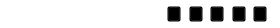
<?xml version="1.0" encoding="UTF-8"?>
<ui version="4.0">
 <class>songListItem</class>
 <widget class="QWidget" name="songListItem">
  <property name="geometry">
   <rect>
    <x>0</x>
    <y>0</y>
    <width>280</width>
    <height>28</height>
   </rect>
  </property>
  <property name="minimumSize">
   <size>
    <width>0</width>
    <height>28</height>
   </size>
  </property>
  <property name="maximumSize">
   <size>
    <width>16777215</width>
    <height>28</height>
   </size>
  </property>
  <property name="windowTitle">
   <string>Form</string>
  </property>
  <property name="styleSheet">
   <string notr="true">*
{
background-color: transparent;
}</string>
  </property>
  <layout class="QVBoxLayout" name="verticalLayout">
   <property name="spacing">
    <number>1</number>
   </property>
   <property name="leftMargin">
    <number>1</number>
   </property>
   <property name="topMargin">
    <number>1</number>
   </property>
   <property name="rightMargin">
    <number>1</number>
   </property>
   <property name="bottomMargin">
    <number>1</number>
   </property>
   <item>
    <layout class="QHBoxLayout" name="horizontalLayout_2">
     <property name="spacing">
      <number>0</number>
     </property>
     <item>
      <widget class="QStackedWidget" name="stackedWidget_add">
       <property name="minimumSize">
        <size>
         <width>26</width>
         <height>26</height>
        </size>
       </property>
       <property name="maximumSize">
        <size>
         <width>26</width>
         <height>26</height>
        </size>
       </property>
       <property name="currentIndex">
        <number>1</number>
       </property>
       <widget class="QWidget" name="pageadd1">
        <layout class="QVBoxLayout" name="verticalLayout_2">
         <property name="spacing">
          <number>0</number>
         </property>
         <property name="leftMargin">
          <number>0</number>
         </property>
         <property name="topMargin">
          <number>0</number>
         </property>
         <property name="rightMargin">
          <number>0</number>
         </property>
         <property name="bottomMargin">
          <number>0</number>
         </property>
         <item>
          <widget class="QPushButton" name="pushButton_add">
           <property name="minimumSize">
            <size>
             <width>16</width>
             <height>16</height>
            </size>
           </property>
           <property name="maximumSize">
            <size>
             <width>16</width>
             <height>16</height>
            </size>
           </property>
           <property name="styleSheet">
            <string notr="true">QPushButton
{
border-image: url(:/images/player/player_itemlist_add.png);
background-color: transparent;
}</string>
           </property>
           <property name="text">
            <string/>
           </property>
          </widget>
         </item>
        </layout>
       </widget>
       <widget class="QWidget" name="pageadd2">
        <layout class="QVBoxLayout" name="verticalLayout_3">
         <property name="spacing">
          <number>0</number>
         </property>
         <property name="leftMargin">
          <number>0</number>
         </property>
         <property name="topMargin">
          <number>0</number>
         </property>
         <property name="rightMargin">
          <number>0</number>
         </property>
         <property name="bottomMargin">
          <number>0</number>
         </property>
         <item>
          <widget class="QLabel" name="label_type">
           <property name="minimumSize">
            <size>
             <width>16</width>
             <height>16</height>
            </size>
           </property>
           <property name="maximumSize">
            <size>
             <width>16</width>
             <height>16</height>
            </size>
           </property>
           <property name="styleSheet">
            <string notr="true"/>
           </property>
           <property name="text">
            <string/>
           </property>
          </widget>
         </item>
        </layout>
       </widget>
      </widget>
     </item>
     <item>
      <widget class="QPushButton" name="pushButton_sname">
       <property name="minimumSize">
        <size>
         <width>130</width>
         <height>26</height>
        </size>
       </property>
       <property name="maximumSize">
        <size>
         <width>16777215</width>
         <height>26</height>
        </size>
       </property>
       <property name="styleSheet">
        <string notr="true">QPushButton
{
border: none;
color: rgb(187, 190, 191);
text-align: left;
background-color: transparent;
}

QPushButton:hover
{
color: rgb(34, 131, 220);
}</string>
       </property>
       <property name="text">
        <string/>
       </property>
      </widget>
     </item>
     <item>
      <widget class="QStackedWidget" name="stackedWidget_ctrl">
       <property name="minimumSize">
        <size>
         <width>120</width>
         <height>26</height>
        </size>
       </property>
       <property name="maximumSize">
        <size>
         <width>120</width>
         <height>26</height>
        </size>
       </property>
       <property name="currentIndex">
        <number>0</number>
       </property>
       <widget class="QWidget" name="stack_page1">
        <layout class="QHBoxLayout" name="horizontalLayout">
         <property name="spacing">
          <number>0</number>
         </property>
         <property name="leftMargin">
          <number>3</number>
         </property>
         <property name="topMargin">
          <number>0</number>
         </property>
         <property name="rightMargin">
          <number>10</number>
         </property>
         <property name="bottomMargin">
          <number>0</number>
         </property>
         <item>
          <widget class="QPushButton" name="pushButton_download">
           <property name="minimumSize">
            <size>
             <width>24</width>
             <height>26</height>
            </size>
           </property>
           <property name="maximumSize">
            <size>
             <width>24</width>
             <height>26</height>
            </size>
           </property>
           <property name="styleSheet">
            <string notr="true">QPushButton
{
margin:5px;
border-image: url(:/images/player/player_itemlist_download.png);
background-color: transparent;
}</string>
           </property>
           <property name="text">
            <string/>
           </property>
          </widget>
         </item>
         <item>
          <widget class="QPushButton" name="pushButton_videos">
           <property name="minimumSize">
            <size>
             <width>24</width>
             <height>26</height>
            </size>
           </property>
           <property name="maximumSize">
            <size>
             <width>24</width>
             <height>26</height>
            </size>
           </property>
           <property name="styleSheet">
            <string notr="true">QPushButton
{
margin:5px;
border-image: url(:/images/player/player_itemlist_video.png);
background-color: transparent;
}</string>
           </property>
           <property name="text">
            <string/>
           </property>
          </widget>
         </item>
         <item>
          <widget class="QPushButton" name="pushButton_like">
           <property name="minimumSize">
            <size>
             <width>24</width>
             <height>26</height>
            </size>
           </property>
           <property name="maximumSize">
            <size>
             <width>24</width>
             <height>26</height>
            </size>
           </property>
           <property name="styleSheet">
            <string notr="true">QPushButton
{
margin:5px;
border-image: url(:/images/player/player_itemlist_like.png);
background-color: transparent;
}
/*
QPushButton:hover
{
border-image: url(:/images/player/player_itemlist_collected.png);
}
*/

QPushButton:checked
{
border-image: url(:/images/player/player_itemlist_collected.png);
}</string>
           </property>
           <property name="text">
            <string/>
           </property>
          </widget>
         </item>
         <item>
          <widget class="QPushButton" name="pushButton_delete">
           <property name="minimumSize">
            <size>
             <width>24</width>
             <height>26</height>
            </size>
           </property>
           <property name="maximumSize">
            <size>
             <width>24</width>
             <height>26</height>
            </size>
           </property>
           <property name="styleSheet">
            <string notr="true">QPushButton
{
margin:5px;
border-image: url(:/images/player/player_itemlist_delete.png);
background-color: transparent;
}

</string>
           </property>
           <property name="text">
            <string/>
           </property>
          </widget>
         </item>
         <item>
          <widget class="QPushButton" name="pushButton_details">
           <property name="minimumSize">
            <size>
             <width>24</width>
             <height>26</height>
            </size>
           </property>
           <property name="maximumSize">
            <size>
             <width>24</width>
             <height>26</height>
            </size>
           </property>
           <property name="styleSheet">
            <string notr="true">QPushButton
{
margin:5px;
border-image: url(:/images/player/player_itemlist_play.png);

background-color: transparent;
}

QPushButton:checked
{
border-image: url(:/images/player/player_itemlist_pause.png);
background-color: transparent;
}</string>
           </property>
           <property name="text">
            <string/>
           </property>
          </widget>
         </item>
        </layout>
       </widget>
       <widget class="QWidget" name="stack_page2">
        <layout class="QHBoxLayout" name="horizontalLayout_4">
         <property name="spacing">
          <number>0</number>
         </property>
         <property name="leftMargin">
          <number>0</number>
         </property>
         <property name="topMargin">
          <number>0</number>
         </property>
         <property name="rightMargin">
          <number>0</number>
         </property>
         <property name="bottomMargin">
          <number>0</number>
         </property>
         <item>
          <spacer name="horizontalSpacer">
           <property name="orientation">
            <enum>Qt::Horizontal</enum>
           </property>
           <property name="sizeHint" stdset="0">
            <size>
             <width>69</width>
             <height>20</height>
            </size>
           </property>
          </spacer>
         </item>
         <item>
          <widget class="QPushButton" name="pushButton_ftime">
           <property name="minimumSize">
            <size>
             <width>60</width>
             <height>28</height>
            </size>
           </property>
           <property name="maximumSize">
            <size>
             <width>60</width>
             <height>26</height>
            </size>
           </property>
           <property name="styleSheet">
            <string notr="true">QPushButton
{
color: rgb(187, 190, 191);
border: none;
background-color: transparent;
}</string>
           </property>
           <property name="text">
            <string>03:36</string>
           </property>
          </widget>
         </item>
        </layout>
       </widget>
      </widget>
     </item>
    </layout>
   </item>
  </layout>
 </widget>
 <resources/>
 <connections/>
</ui>
